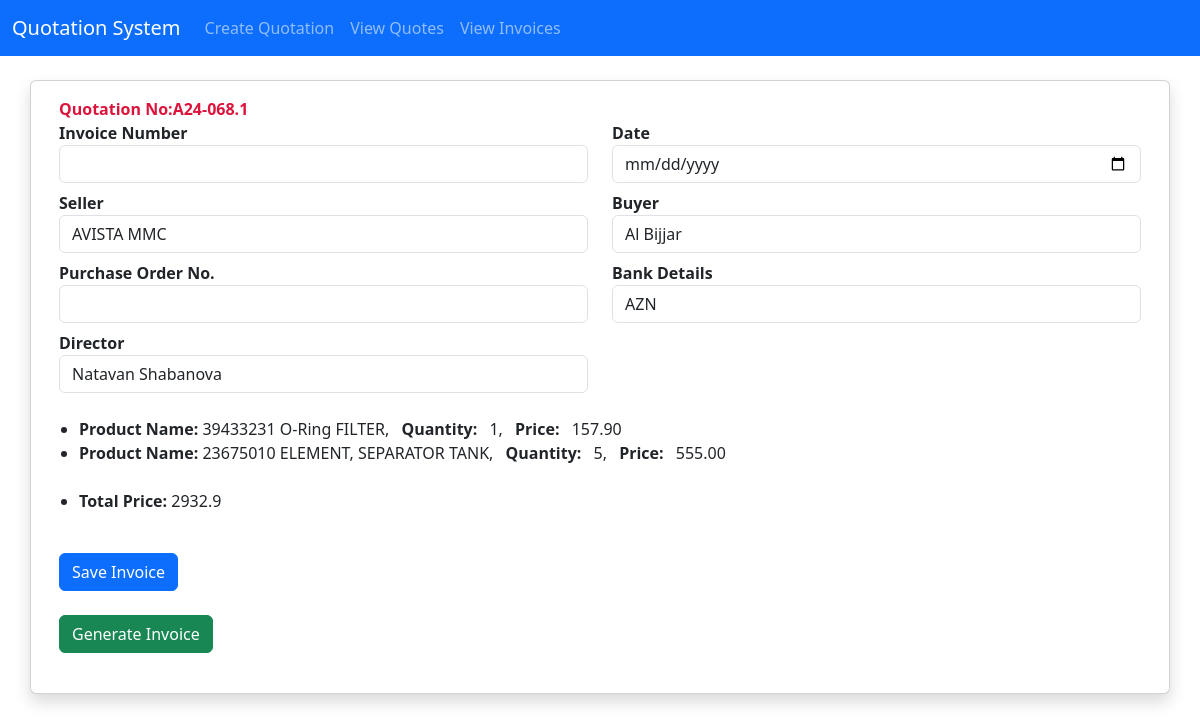
Screenshot of /finalise-invoice/88dea4fc-8248-42ee-b40f-6db65ca287c9/ with the database file from the repository.
### service/models.py (models this page shows, shortened)
class Quote(models.Model):
    id = models.UUIDField(primary_key=True, default=uuid.uuid4, editable=False)
    company_name = models.CharField(max_length=100)
    client_name = models.CharField(max_length=100)
    client_email = models.EmailField()
    quotation_number = models.CharField(max_length=50)
    vat = models.CharField(max_length=50)
    inco_terms = models.CharField(max_length=100)
    shipment_weight = models.CharField(max_length=50)
    shipment_dimensions = models.CharField(max_length=50)
    pre_tax_total = models.FloatField(default=0.0)
    total_price = models.FloatField(default=0.0)
    profit = models.FloatField(default=0.0)
    date_created = models.DateTimeField(auto_now_add=True)
    date_updated = models.DateTimeField(auto_now=True)

class Product(models.Model):
    quote = models.ForeignKey(Quote, on_delete=models.CASCADE)
    all_info=models.JSONField()
    total_price = models.FloatField(default=0.0)
    date_created = models.DateTimeField(auto_now_add=True)
    date_updated = models.DateTimeField(auto_now=True)

### service/views.py (the view, shortened to what this page needs)
# urls.py: path('finalise-invoice/<uuid:id>/', finalise_invoice, name='finalise_invoice'),
def finalise_invoice(request,id):
    quote = Quote.objects.get(id=id)
    product=Product.objects.filter(quote=quote)
    account_options = [
            {
                'value': 'AZ77PAHA40060AZNHC0100067812 - AVISTA MMC',
                'label': 'AZN',
                'details': """AZN Account number: AZ77PAHA40060AZNHC0100067812
                                Account name: AVISTA MMC
                                VÖEN: 1803853771
                                Beneficiary’s Bank: PASHA Bank JSC, Baku, Azerbaijan
                                Correspondent account: AZ82NABZ01350100000000071944
                                Bank S.W.I.F.T BIK: PAHAAZ22
                                Bank VÖEN: 1700767721
                                Bank code: 505141"""
            },
            {
                'value': 'AZ68PAHA40160USDHC0100067812 - AVISTA MMC',
                'label': 'USD',
                'details': """USD Account of the Beneficiary: AZ68PAHA40160USDHC0100067812
                                Beneficiary’s Bank: PASHA Bank JSC, Baku, Azerbaijan
                                S.W.I.F.T BIK: PAHAAZ22

                                Correspondent account
                                Account with Institution: Raiffeisen Bank International AG
                                Address: Am Stadtpark 9, 1030 Vienna
                                SWIFT BIC: RZBAATWW
                                Correspondent account: 70-55.081.095
                                Identification number: 00067812"""
            },
            {
                'value': 'AZ02PAHA40160EURHC0100067812 - AVISTA MMC',
                'label': 'EUR',
                'details': """EUR Account of the Beneficiary: AZ02PAHA40160EURHC0100067812
                                Beneficiary’s Bank: PASHA Bank JSC, Baku, Azerbaijan
                                S.W.I.F.T BIK: PAHAAZ22

                                Correspondent account
                                Account with Institution: Raiffeisen Bank International AG
                                Address: Am Stadtpark 9, 1030 Vienna
                                SWIFT BIC: RZBAATWW
                                Correspondent account: 1-55.081.095
                                Identification number: 00067812"""
            }
        ]
    context = {"quote":quote,"product":product,"account_options": account_options}
    return render(request, "finalise_invoice.html", context)

### templates/finalise_invoice.html (shortened to what this page needs)
{% include 'nav.html' %}
<!DOCTYPE html>
<html lang="en">
<head>
</head>
<body>
  <div class="container">
    <div class="row justify-content-center mt-4">
      <div class="card shadow">
        <div class="card-body">
          <strong style="color: crimson;" class="text-center"> Quotation No:{{quote.quotation_number}}</strong>
          <form method="post">
            <div class="row">
              <div class="col-md-6">
                <label for="invoice_number"><strong>Invoice Number</strong></label>
                <input type="text" class="form-control" id="invoice_number" name="invoice_number" value="" required>
              </div>
              <div class="col-md-6">
                <label for="date"><strong>Date</strong></label>
                <input type="date" class="form-control" id="date" name="date" value="" required>
              </div>
            </div>
            <div class="row my-2">
              <div class="col-md-6">
                <label for="seller"><strong>Seller</strong></label>
                <input type="text" class="form-control" id="seller" name="seller" value="AVISTA MMC">
              </div>
              <div class="col-md-6">
                <label for="buyer"><strong>Buyer</strong></label>
                <input type="text" class="form-control" id="buyer" name="buyer" value="{{  quote.company_name }}">
              </div>
            </div>
            <div class="row my-2">
              <div class="col-md-6">
                <label for="purchase-order"><strong>Purchase Order No.</strong></label>
                <input type="text" class="form-control" id="purchase-order" name="purchase_order" value="" required>
              </div>
              <div class="col-md-6">
                <label for="bank-details"><strong>Bank Details</strong></label>
                <select id="bank-details" name="bank_details" class="form-control">
                  {% for account in account_options %}
                  <option value="{{ account.value }}">{{ account.label }}</option>
                  {% endfor %}
                </select>
              </div>
            </div>
            <div class="row my-2">
              <div class="col-md-6">
                <label for="director"><strong>Director</strong></label>
                <input type="text" class="form-control" id="director" name="director" value="Natavan Shabanova">
              </div>
            </div>
            <div class="row mt-4 mx-2">
              <ul>
                {% for p in product %}
                <div class="col-md-12">
                  <li>
                    <strong>Product Name:</strong> {{ p.all_info.productName }}, <strong class="mx-2">Quantity:</strong>
                    {{ p.all_info.quantity }}, <strong class="mx-2">Price:</strong> {{ p.all_info.price }}
                  </li>
                </div>
                {% empty %}
                <li>No products associated with this quote.</li>
                {% endfor %}
              </ul>
            </div>
            <div class="row my-2 mx-2">
              <ul>
                <li><strong>Total Price:</strong> {{ quote.total_price }}</li>
              </ul>
            </div>
            <div class="my-4">
              <button type="submit" class="btn btn-primary">Save Invoice</button>
            </div>
          </form>
          <a href="{% url 'create_invoice' id=quote.id  %}" class="btn btn-success mb-4">Generate Invoice</a>
        </div>
      </div>
    </div>
  </div>
</body>
</html>

### rows the page displays
Quote: quotation_number "A24-068.1", buyer "Al Bijjar", total_price "2932.9"
Product: all_info.productName "39433231 O-Ring FILTER", all_info.quantity "1", all_info.price "157.90"
Product: all_info.productName "23675010 ELEMENT, SEPARATOR TANK", all_info.quantity "5", all_info.price "555.00"

### other values shown
form field bank_details "AZN"
